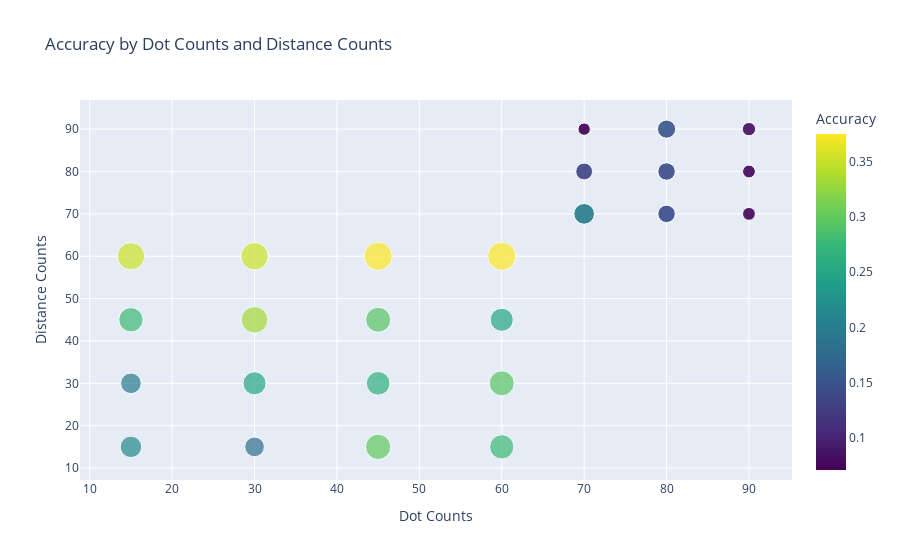

This figure's notebook cell:
### Markdown cell above
# Interactive Bar Charts Plotly Grouped Bar Chart

*Purpose*: Compare Tp, Fp, and Fn across different 'dot_value' or 'distance_counts'

### Code cell
fig = px.scatter(
    df, 
    x='dot_counts', 
    y='distance_counts', 
    color='model_overall_accuracy',
    size='model_overall_accuracy',
    hover_data=['Tp', 'Fp', 'Fn'],
    color_continuous_scale='Viridis',
    title='Accuracy by Dot Counts and Distance Counts',
    labels={'dot_counts': 'Dot Counts', 'distance_counts': 'Distance Counts', 'model_overall_accuracy': 'Accuracy'}
)

fig.update_layout(coloraxis_colorbar=dict(title="Accuracy"))

fig.show()

### Figure 1 — Plotly figure (JSON) as saved in the notebook; plotly's stock layout.template omitted (floating-point values rounded to 4 significant figures)
{"data": [{"customdata": [[5, 18, 0], [4, 16, 0], [5, 13, 0], [6, 11, 0], [4, 18, 0], [5, 15, 0], [6, 12, 0], [6, 11, 0], [6, 14, 0], [5, 14, 0], [5, 12, 0], [6, 10, 0], [5, 13, 0], [5, 12, 0], [4, 12, 0], [6, 10, 0], [3, 11, 1], [2, 12, 1], [1, 12, 1], [2, 11, 1], [2, 11, 1], [2, 10, 1], [1, 11, 2], [1, 11, 2], [1, 10, 2], [3, 11, 1], [2, 12, 1], [1, 12, 1], [2, 11, 1], [2, 11, 1], [2, 10, 1], [1, 11, 2], [1, 11, 2], [1, 10, 2]], "hovertemplate": "Dot Counts=%{x}<br>Distance Counts=%{y}<br>Accuracy=%{marker.color}<br>Tp=%{customdata[0]}<br>Fp=%{customdata[1]}<br>Fn=%{customdata[2]}<extra></extra>", "legendgroup": "", "marker": {"color": [0.217, 0.2, 0.278, 0.353, 0.182, 0.25, 0.333, 0.353, 0.3, 0.263, 0.294, 0.375, 0.278, 0.294, 0.25, 0.375, 0.2, 0.133, 0.071, 0.143, 0.143, 0.154, 0.077, 0.077, 0.083, 0.2, 0.133, 0.071, 0.143, 0.143, 0.154, 0.077, 0.077, 0.083], "coloraxis": "coloraxis", "size": [0.217, 0.2, 0.278, 0.353, 0.182, 0.25, 0.333, 0.353, 0.3, 0.263, 0.294, 0.375, 0.278, 0.294, 0.25, 0.375, 0.2, 0.133, 0.071, 0.143, 0.143, 0.154, 0.077, 0.077, 0.083, 0.2, 0.133, 0.071, 0.143, 0.143, 0.154, 0.077, 0.077, 0.083], "sizemode": "area", "sizeref": 0.0009375, "symbol": "circle"}, "mode": "markers", "name": "", "orientation": "v", "showlegend": false, "type": "scatter", "x": [15, 15, 15, 15, 30, 30, 30, 30, 45, 45, 45, 45, 60, 60, 60, 60, 70, 70, 70, 80, 80, 80, 90, 90, 90, 70, 70, 70, 80, 80, 80, 90, 90, 90], "xaxis": "x", "y": [15, 30, 45, 60, 15, 30, 45, 60, 15, 30, 45, 60, 15, 30, 45, 60, 70, 80, 90, 70, 80, 90, 70, 80, 90, 70, 80, 90, 70, 80, 90, 70, 80, 90], "yaxis": "y"}], "layout": {"coloraxis": {"colorbar": {"title": {"text": "Accuracy"}}, "colorscale": [[0, "#440154"], [0.1111, "#482878"], [0.2222, "#3e4989"], [0.3333, "#31688e"], [0.4444, "#26828e"], [0.5556, "#1f9e89"], [0.6667, "#35b779"], [0.7778, "#6ece58"], [0.8889, "#b5de2b"], [1, "#fde725"]]}, "legend": {"itemsizing": "constant", "tracegroupgap": 0}, "title": {"text": "Accuracy by Dot Counts and Distance Counts"}, "xaxis": {"anchor": "y", "domain": [0, 1], "title": {"text": "Dot Counts"}}, "yaxis": {"anchor": "x", "domain": [0, 1], "title": {"text": "Distance Counts"}}}}
